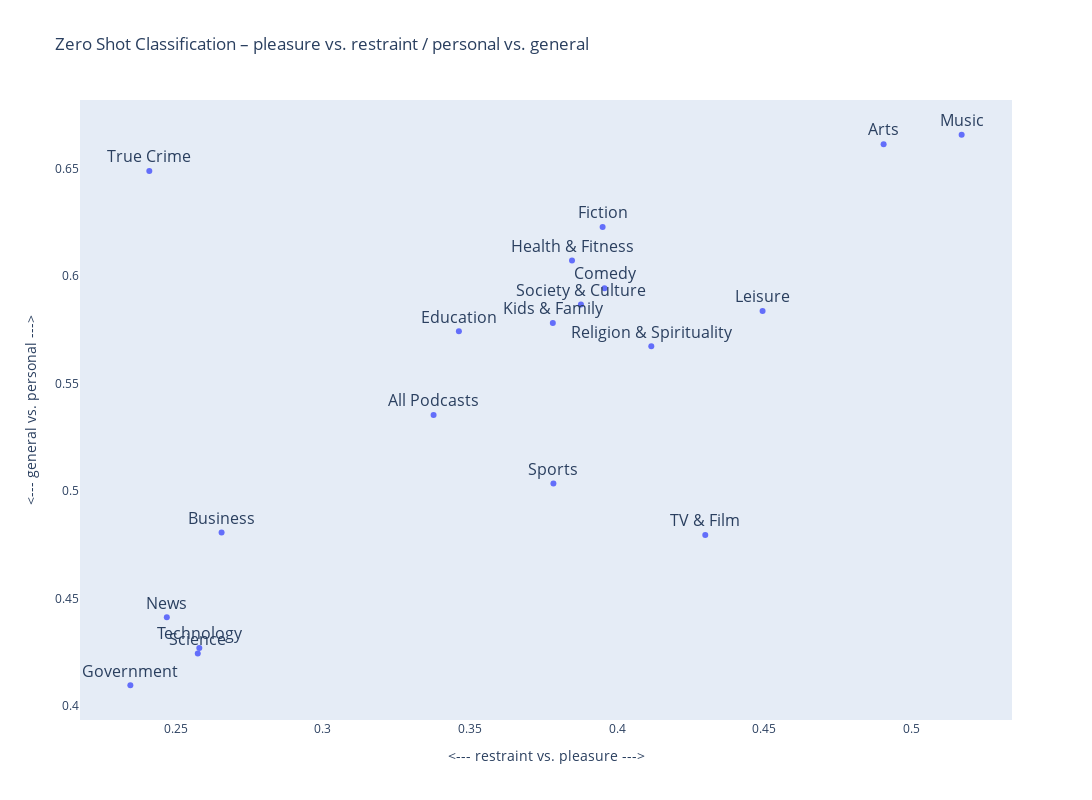

The notebook cell this image was saved under:
### Code cell
create_graph("pleasure_restraint", "personal_general")

### Figure 1 — Plotly figure (JSON) as saved in the notebook; plotly's stock layout.template omitted (floating-point values rounded to 4 significant figures)
{"data": [{"hovertemplate": "<--- restraint vs. pleasure --->=%{x}<br><--- general vs. personal --->=%{y}<br>chartable_genre=%{text}<extra></extra>", "legendgroup": "", "marker": {"color": "#636efa", "symbol": "circle"}, "mode": "markers+text", "name": "", "orientation": "v", "showlegend": false, "text": ["All Podcasts", "Arts", "Business", "Comedy", "Education", "Fiction", "Government", "Health & Fitness", "Kids & Family", "Leisure", "Music", "News", "Religion & Spirituality", "Science", "Society & Culture", "Sports", "TV & Film", "Technology", "True Crime"], "textfont": {"size": 16}, "textposition": "top center", "type": "scatter", "x": [0.3376, 0.4905, 0.2656, 0.3957, 0.3462, 0.395, 0.2346, 0.3846, 0.3781, 0.4494, 0.517, 0.247, 0.4116, 0.2575, 0.3877, 0.3783, 0.4299, 0.258, 0.2411], "xaxis": "x", "y": [0.5354, 0.6614, 0.4807, 0.5944, 0.5744, 0.6228, 0.4096, 0.6073, 0.5782, 0.5838, 0.6658, 0.4413, 0.5673, 0.4244, 0.5868, 0.5035, 0.4796, 0.427, 0.6489], "yaxis": "y"}], "layout": {"height": 800, "legend": {"tracegroupgap": 0}, "title": {"text": "Zero Shot Classification – pleasure vs. restraint / personal vs. general"}, "width": 1200, "xaxis": {"anchor": "y", "autorange": true, "domain": [0, 1], "range": [0.2177, 0.5339], "showgrid": false, "title": {"text": "<--- restraint vs. pleasure --->"}, "type": "linear"}, "yaxis": {"anchor": "x", "autorange": true, "domain": [0, 1], "range": [0.3935, 0.682], "showgrid": false, "title": {"text": "<--- general vs. personal --->"}, "type": "linear"}}}
